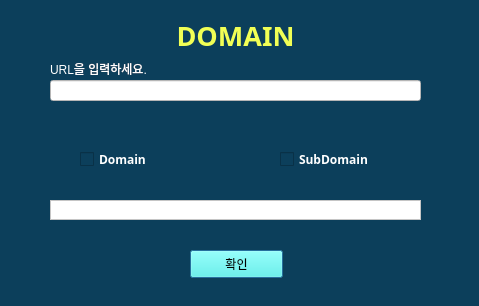
<?xml version="1.0" encoding="UTF-8"?>
<ui version="4.0">
 <class>Dialog</class>
 <widget class="QDialog" name="Dialog">
  <property name="geometry">
   <rect>
    <x>0</x>
    <y>0</y>
    <width>479</width>
    <height>306</height>
   </rect>
  </property>
  <property name="windowTitle">
   <string>Dialog</string>
  </property>
  <property name="styleSheet">
   <string notr="true">background-color: rgb(12, 63, 91);</string>
  </property>
  <widget class="QLineEdit" name="lineEdit">
   <property name="geometry">
    <rect>
     <x>50</x>
     <y>80</y>
     <width>371</width>
     <height>21</height>
    </rect>
   </property>
   <property name="styleSheet">
    <string notr="true">background-color: rgb(255, 255, 255);</string>
   </property>
  </widget>
  <widget class="QCheckBox" name="checkBox">
   <property name="geometry">
    <rect>
     <x>80</x>
     <y>150</y>
     <width>96</width>
     <height>19</height>
    </rect>
   </property>
   <property name="font">
    <font>
     <family>경기천년제목 Bold</family>
     <weight>75</weight>
     <bold>true</bold>
    </font>
   </property>
   <property name="styleSheet">
    <string notr="true">color: rgb(255, 255, 255);</string>
   </property>
   <property name="text">
    <string>Domain</string>
   </property>
  </widget>
  <widget class="QCheckBox" name="checkBox_2">
   <property name="geometry">
    <rect>
     <x>280</x>
     <y>150</y>
     <width>111</width>
     <height>19</height>
    </rect>
   </property>
   <property name="font">
    <font>
     <family>경기천년제목 Bold</family>
     <weight>75</weight>
     <bold>true</bold>
    </font>
   </property>
   <property name="styleSheet">
    <string notr="true">color: rgb(255, 255, 255);</string>
   </property>
   <property name="text">
    <string>SubDomain</string>
   </property>
  </widget>
  <widget class="QListView" name="listView">
   <property name="geometry">
    <rect>
     <x>50</x>
     <y>200</y>
     <width>371</width>
     <height>20</height>
    </rect>
   </property>
   <property name="styleSheet">
    <string notr="true">background-color: rgb(255, 255, 255);</string>
   </property>
  </widget>
  <widget class="QPushButton" name="pushButton">
   <property name="geometry">
    <rect>
     <x>190</x>
     <y>250</y>
     <width>93</width>
     <height>28</height>
    </rect>
   </property>
   <property name="styleSheet">
    <string notr="true">background-color: rgb(70, 255, 240);</string>
   </property>
   <property name="text">
    <string>확인</string>
   </property>
  </widget>
  <widget class="QLabel" name="label">
   <property name="geometry">
    <rect>
     <x>150</x>
     <y>10</y>
     <width>171</width>
     <height>51</height>
    </rect>
   </property>
   <property name="font">
    <font>
     <family>경기천년제목V Bold</family>
     <weight>75</weight>
     <bold>true</bold>
    </font>
   </property>
   <property name="styleSheet">
    <string notr="true">color: rgb(241, 255, 85);</string>
   </property>
   <property name="text">
    <string>&lt;html&gt;&lt;head/&gt;&lt;body&gt;&lt;p align=&quot;center&quot;&gt;&lt;span style=&quot; font-size:20pt;&quot;&gt;DOMAIN&lt;/span&gt;&lt;/p&gt;&lt;/body&gt;&lt;/html&gt;</string>
   </property>
  </widget>
  <widget class="QLabel" name="label_2">
   <property name="geometry">
    <rect>
     <x>50</x>
     <y>60</y>
     <width>171</width>
     <height>16</height>
    </rect>
   </property>
   <property name="text">
    <string>&lt;html&gt;&lt;head/&gt;&lt;body&gt;&lt;p&gt;&lt;span style=&quot; color:#ffffff;&quot;&gt;URL을 입력하세요.&lt;/span&gt;&lt;/p&gt;&lt;/body&gt;&lt;/html&gt;</string>
   </property>
  </widget>
 </widget>
 <resources/>
 <connections/>
</ui>
